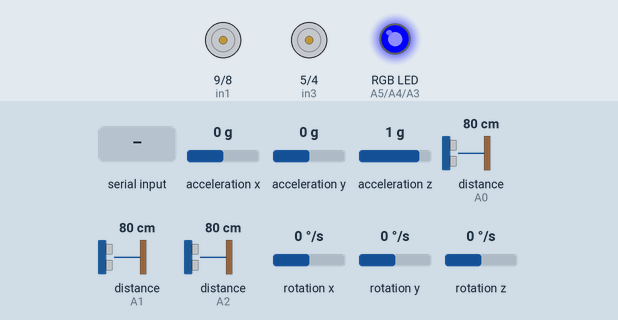
Recording of a sketch running on a simulated Arduino Uno, built with avr-gcc and run on an emulated ATmega328P. On the bench: motor-driver pin pairs drawn as motors (green arrow = first pin HIGH = forward, orange = second pin HIGH = backward, longer = more drive, scaled by the enable pin), an RGB LED mixed from three pins (HIGH = lit). The test bench sets the inputs (shaded band); at power-on: distance to the obstacle (sensors on A0, A1, A2) 80 cm, rotation z 0 °/s, acceleration x 0 g, acceleration y 0 g, acceleration z 1 g, rotation x 0 °/s, rotation y 0 °/s. The echo pulse lasts 58.3 µs per cm; random numbers use the default seed unless the sketch sets one; pins used as bus, display or sensor lines are not drawn; what the sketch prints to the serial monitor is not drawn.

Above: at 5.2 s.
5.3 s: "autonoom:1\n" received over the second serial link
At 5.7 s:
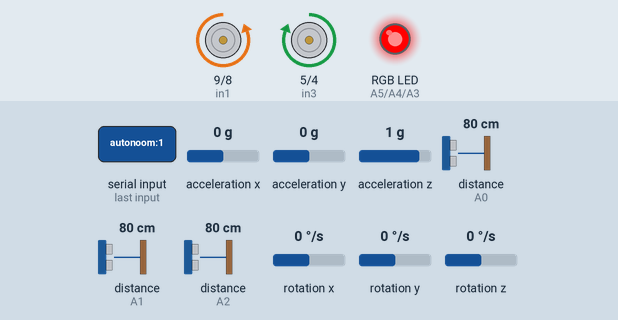
6.8 s: distance to the obstacle (sensor on A0) set to 33 cm
8.3 s: distance to the obstacle (sensor on A0) set to 29 cm
At 9.2 s:
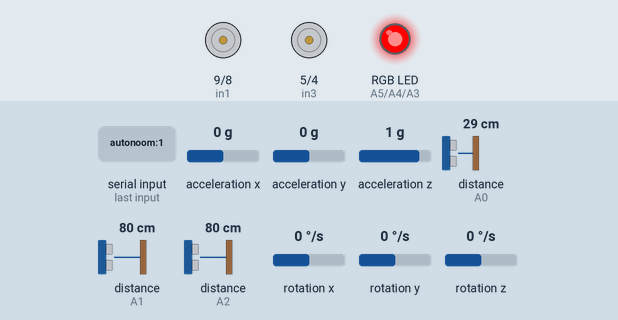
11.3 s: distance to the obstacle (sensor on A1) set to 2 cm
At 12.8 s:
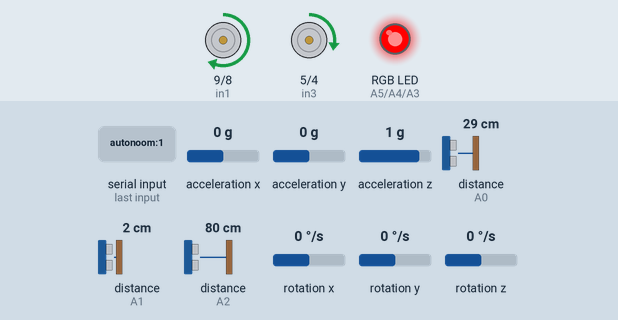
14.3 s: distance to the obstacle (sensor on A2) set to 2 cm
At 16.07 s:
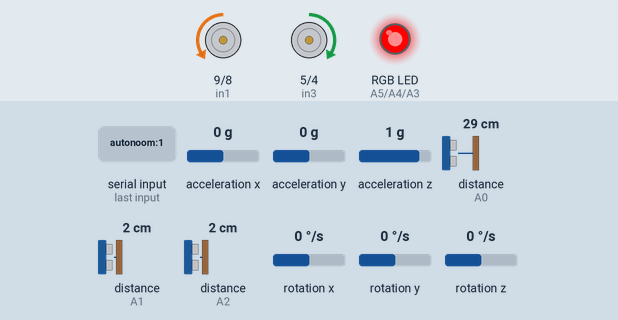
17.3 s: rotation z set to -192 °/s
Timing chart, 0 to 23.9 s (numbered marks = the images above; inputs shaded):
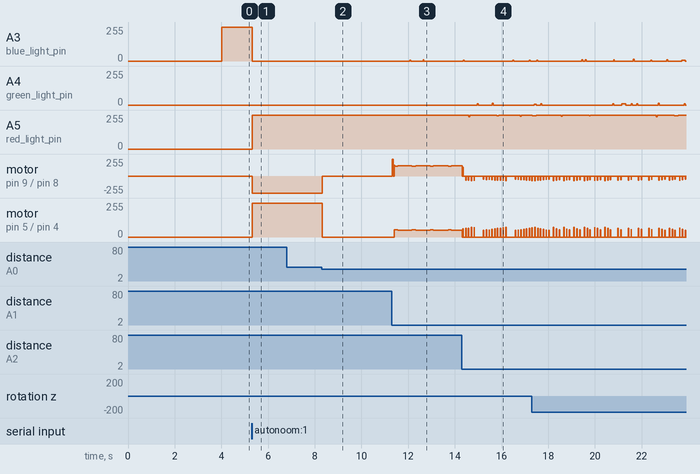

The sketch:

controllermetautonoom.ino
```cpp
#include <SoftwareSerial.h>   //Software Serial Port
#include "motor.h"
#include "ultrasone.h"
#include <Wire.h>
#include <MPU6050.h>
#define RxD 7
#define TxD 6
//#define DEBUG_ENABLED  1
char recvChar;

int cmMiddle;
int cmRight;
int cmLeft;
float yaw = 0;

String snelheidstring;
String inputString = "";
String commandString;// a string to hold incoming data
boolean stringComplete = false;  // whether the string is complete
SoftwareSerial blueToothSerial(RxD, TxD);

int red_light_pin = A5;
int green_light_pin = A4;
int blue_light_pin = A3;
int distance = 30;
bool isAutonom = false;
void setup()
{
  compasssetup();
  setupBlueToothConnection();
  Serial.begin(115200);
  initMotor(true);
  setUltrasone();
  pinMode(RxD, INPUT);
  pinMode(TxD, OUTPUT);
  pinMode(red_light_pin, OUTPUT);
  pinMode(green_light_pin, OUTPUT);
  pinMode(blue_light_pin, OUTPUT);

}

void loop()
{
  getyaw();
  blinkDisco();
   Serial.println(yaw);
  if (isAutonom)
  {

    RGB_color(255, 0, 0);

    cmMiddle = getDistance(1);
    cmLeft = getDistance(2);
    cmRight = getDistance(3);
    //    Serial.print("Middle: ");
    //    Serial.println(cmMiddle);
    //    Serial.print("Right: ");
    //    Serial.println(cmRight);
    //    Serial.print("Left: ");
    //Serial.println(cmLeft);
    forward(255);
    blueToothSerial.print("#forward:");
    blueToothSerial.print(255);
    blueToothSerial.print("%");
    if (cmMiddle < distance) {
      if (cmLeft < cmRight && cmLeft < distance) {
        turnRight(255);
        blueToothSerial.print("#turnRight:");
        blueToothSerial.print(255);
        blueToothSerial.print("%");
      }
      else if (cmRight < cmLeft && cmRight < distance) {
        turnLeft(255);
        blueToothSerial.print("#turnLeft:");
        blueToothSerial.print(255);
        blueToothSerial.print("%");
      } else if (cmRight < distance && cmLeft < distance) {
        checkSpace(100);
        blueToothSerial.print("#turnRight:");
        blueToothSerial.print(255);
        blueToothSerial.print("%");
      } else {
        checkSpace(100);
        blueToothSerial.print("#checkSpace:");
        blueToothSerial.print(255);
        blueToothSerial.print("%");
      }
    } else if (cmRight < distance) {
      forwardLeft(255);
      blueToothSerial.print("#turnForwardLeft:");
      blueToothSerial.print(255);
      blueToothSerial.print("%");
    } else if (cmLeft < distance) {
      forwardRight(255);
      blueToothSerial.print("#turnForwardRight:");
      blueToothSerial.print(255);
      blueToothSerial.print("%");
    }
  } else
  {
    RGB_color(0, 0, 255);

  }

  getCommand();
  receiveInput();
  if (stringComplete)
  {
    Serial.println(inputString);
    stringComplete = false;

    int vooruit = inputVariable(inputString, "forward");

    inputString = "";
  }
}
void receiveInput() {


  if (blueToothSerial.available())
  { //check if there's any data sent from the remote bluetooth shield
    recvChar = blueToothSerial.read();
    inputString += recvChar;
    if (recvChar == '%') {
      stringComplete = true;
    }

    if (commandString == "autonoom") {
      if (inputVariable(inputString, "autonoom") == 1)
      {
        isAutonom = true;
      } else {

        isAutonom = false;
        motorOff();
      }
    }
    if (isAutonom == false)
    {
      if (commandString == "forward") {
        forward(inputVariable(inputString, "forward"));

      } else if (commandString == "backward" ) {
        backwards(inputVariable(inputString, "backward"));

      } else if (commandString == "left" ) {
        turnLeftOnSpot(inputVariable(inputString, "left"));

      } else if (commandString == "right" ) {
        turnRightOnSpot(inputVariable(inputString, "right"));

      } else if (commandString == "stop") {
        motorOff();

      } else if (commandString == "softleft") {
        forwardLeft(inputVariable(inputString, "softleft"));

      } else if (commandString == "softright") {
        forwardRight(inputVariable(inputString, "softright"));

      } else if (commandString == "backleft") {
        backwardLeft(inputVariable(inputString, "backleft"));

      } else if (commandString == "backright") {
        backwardRight(inputVariable(inputString, "backright"));
      }
    }
  }
}
void setupBlueToothConnection()
{
  blueToothSerial.begin(38400);                           // Set BluetoothBee BaudRate to default baud rate 38400
  blueToothSerial.print("\r\n+STWMOD=0\r\n");             // set the bluetooth work in slave mode
  blueToothSerial.print("\r\n+STNA=JOE_BOT\r\n");    // set the bluetooth name as "SeeedBTSlave"
  blueToothSerial.print("\r\n+STOAUT=1\r\n");             // Permit Paired device to connect me
  blueToothSerial.print("\r\n+STAUTO=0\r\n");             // Auto-connection should be forbidden here
  delay(2000);                                            // This delay is required.
  blueToothSerial.print("\r\n+INQ=1\r\n");                // make the slave bluetooth inquirable
  Serial.println("The slave bluetooth is inquirable!");
  delay(2000);                                            // This delay is required.
  blueToothSerial.flush();
}
void RGB_color(int red_light_value, int green_light_value, int blue_light_value)
{
  analogWrite(red_light_pin, red_light_value);
  analogWrite(green_light_pin, green_light_value);
  analogWrite(blue_light_pin, blue_light_value);
}

void checkSpace(int motorSpeed) {
  motorOff();
  if (cmLeft > cmRight) {
    turnLeftOnSpot(motorSpeed);
  } else if (cmRight > cmLeft) {
    turnRightOnSpot(motorSpeed);
  }
}
```

compass.ino
```cpp
unsigned long timer = 0;
float timeStep = 0.01;
const int  buttonPin = 12;

MPU6050 mpu;

unsigned long previousMillis = 0;        // will store last time LED was updated

// constants won't change:
const long interval ;


void compasssetup()
{

  Serial.begin(115200);

  // Initialize MPU6050
  while (!mpu.begin(MPU6050_SCALE_2000DPS, MPU6050_RANGE_2G))
  {
    Serial.println("Could not find a valid MPU6050 sensor, check wiring!");
    delay(500);
  }


  mpu.calibrateGyro();


  mpu.setThreshold(2);
}


float getyaw()
{


  // Output raw


  unsigned long currentMillis = millis();
   if (currentMillis - previousMillis >= (timeStep * 1000) - (millis() - currentMillis)) {
    // save the last time you blinked the LED
    previousMillis = currentMillis;
  Vector norm = mpu.readNormalizeGyro();

  yaw = yaw + norm.ZAxis * timeStep;
  Serial.println(yaw);

}
}
```

motor.cpp
```cpp
#include "motor.h"
#include "Arduino.h"

//pins voor de motor shield:
int enA = 10;
int in1 = 9;
int in2 = 8;
int enB = 11;
int in3 = 5;
int in4 = 4;

void initMotor(bool autonoom){
  if(autonoom == false){
  pinMode(enA, OUTPUT);
  pinMode(enB, OUTPUT);
  pinMode(in1, OUTPUT);
  pinMode(in2, OUTPUT);
  pinMode(in3, OUTPUT);
  pinMode(in4, OUTPUT);
  } else if(autonoom == true){
    in1 = 8;
    in2 = 9;
    in3 = 4;
    in4 = 5;
    pinMode(enA, OUTPUT);
    pinMode(enB, OUTPUT);
    pinMode(in1, OUTPUT);
    pinMode(in2, OUTPUT);
    pinMode(in3, OUTPUT);
    pinMode(in4, OUTPUT);
  }
}

void forward(int motorSpeed){
  digitalWrite(in1, HIGH);
  digitalWrite(in2, LOW);
  digitalWrite(in3, LOW);
  digitalWrite(in4, HIGH);
  analogWrite(enA, motorSpeed);
  analogWrite(enB, motorSpeed);
}

void backwards(int motorSpeed){
  digitalWrite(in1, LOW);
  digitalWrite(in2, HIGH);
  digitalWrite(in3, HIGH);
  digitalWrite(in4, LOW);
  analogWrite(enA, motorSpeed);
  analogWrite(enB, motorSpeed);
}

void turnLeft(int motorSpeed){
  digitalWrite(in1, LOW);
  digitalWrite(in2, LOW);
  digitalWrite(in3, HIGH);
  digitalWrite(in4, LOW);
  analogWrite(enA, motorSpeed);
  analogWrite(enB, motorSpeed);
}

void turnRight(int motorSpeed){
  digitalWrite(in1, LOW);
  digitalWrite(in2, HIGH);
  digitalWrite(in3, LOW);
  digitalWrite(in4, LOW);
  analogWrite(enA, motorSpeed);
  analogWrite(enB, motorSpeed);
}

void forwardLeft(int motorSpeed){
  int slowSpeed = motorSpeed / 5;
  digitalWrite(in1, HIGH);
  digitalWrite(in2, LOW);
  digitalWrite(in3, LOW);
  digitalWrite(in4, HIGH);
  analogWrite(enA, motorSpeed);
  analogWrite(enB, slowSpeed);
}

void backwardLeft(int motorSpeed){
  int slowSpeed = motorSpeed / 5;
  digitalWrite(in1, LOW);
  digitalWrite(in2, HIGH);
  digitalWrite(in3, HIGH);
  digitalWrite(in4, LOW);
  analogWrite(enA, motorSpeed);
  analogWrite(enB, slowSpeed);
}
void backwardRight(int motorSpeed){
  int slowSpeed = motorSpeed / 4;
  digitalWrite(in1, LOW);
  digitalWrite(in2, HIGH);
  digitalWrite(in3, HIGH);
  digitalWrite(in4, LOW);
  analogWrite(enA, slowSpeed);
  analogWrite(enB, motorSpeed);
}
void forwardRight(int motorSpeed){
  int slowSpeed = motorSpeed / 4;
  digitalWrite(in1, HIGH);
  digitalWrite(in2, LOW);
  digitalWrite(in3, LOW);
  digitalWrite(in4, HIGH);
  analogWrite(enA, slowSpeed);
  analogWrite(enB, motorSpeed);
}

void turnLeftOnSpot(int motorSpeed){
  digitalWrite(in1, HIGH);
  digitalWrite(in2, LOW);
  digitalWrite(in3, HIGH);
  digitalWrite(in4, LOW);
  analogWrite(enA, motorSpeed);
  analogWrite(enB, motorSpeed);
}

void turnRightOnSpot(int motorSpeed){
  digitalWrite(in1, LOW);
  digitalWrite(in2, HIGH);
  digitalWrite(in3, LOW);
  digitalWrite(in4, HIGH);
  analogWrite(enA, motorSpeed);
  analogWrite(enB, motorSpeed);
}

void motorOff(){
  digitalWrite(in1, LOW);
  digitalWrite(in2, LOW);
  digitalWrite(in3, LOW);
  digitalWrite(in4, LOW);
  analogWrite(enA, 0);
  analogWrite(enB, 0);
}
```

motor.h
```cpp
#include "Arduino.h"

void motorOff();
void forwardLeft(int motorSpeed);
void forwardRight(int motorSpeed);
void initMotor(bool autonoom);
void forward(int motorSpeed);
void backwards(int motorSpeed);
void turnLeft(int motorSpeed);
void turnRight(int motorSpeed);
void turnRightOnSpot(int motorSpeed);
void turnLeftOnSpot(int motorSpeed);
void backwardLeft(int motorSpeed);
void backwardRight(int motorSpeed);
```

protocol.ino
```cpp
int inputVariable(String input, String what)
{
  Serial.println(commandString);
  if (commandString.equals(what))
  {
    int dblpointIndex = inputString.indexOf(':');
    String snelheidstring = inputString.substring(dblpointIndex + 1);


      if (waardeSnelheid() <= 255 && waardeSnelheid() >= 0)
      {
        return waardeSnelheid();
      }

  }
}


void getCommand()
{
  if (inputString.length() > 0)
  {

    int beginPoint = inputString.indexOf("#");

    int dblpointIndex = inputString.indexOf(':');
    commandString = inputString.substring(beginPoint + 1, dblpointIndex);


  }
}


int waardeSnelheid()
{
  int dblpointIndex = inputString.indexOf(':');
  int snelheid = inputString.substring(dblpointIndex + 1, inputString.length() - 1).toInt();
  return snelheid;
}


boolean isValidNumber(String input) {

  boolean isNum = false;
  for (byte i = 0; i < input.length(); i++)
  {
    isNum = isDigit(input.charAt(i)) || input.charAt(i) == '+' || input.charAt(i) == '.' || input.charAt(i) == '-';
    if (!isNum) return false;
  }
  return isNum;
}
```

truckjes.ino
```cpp
void blinkDisco()
{
  int ledState = LOW;


  unsigned long previousMillis = 0;

  // constants won't change:
  const long interval = 10000;


  unsigned long currentMillis = millis();

 if (currentMillis - previousMillis >= interval) {
    // save the last time you blinked the LED
    previousMillis = currentMillis;

    // if the LED is off turn it on and vice-versa:
        previousMillis = currentMillis;


    int  redValue = random(256);
    int greenValue = random(256);
    int blueValue = random(256);


    // set the LED with the ledState of the variable:
    RGB_color(redValue, greenValue, blueValue);
  }
}
```

ultrasone.cpp
```cpp
#include "Arduino.h"
#include "ultrasone.h"

// ultrasone sensor middle 1
int trigMiddle = 12;
#define echoMiddle A0
// ultrasone sensor left 2
int trigLeft = 2;
#define echoLeft A1
// ultrasone sensor right 3
int trigRight = 3;
#define echoRight A2
long lecture_echo;
long cm;

void setUltrasone() {
  //middle
  pinMode(trigMiddle, OUTPUT);
  digitalWrite(trigMiddle, LOW);
  pinMode(echoMiddle, INPUT);
  //left
  pinMode(trigLeft, OUTPUT);
  digitalWrite(trigLeft, LOW);
  pinMode(echoLeft, INPUT);
  //right
  pinMode(trigRight, OUTPUT);
  digitalWrite(trigRight, LOW);
  pinMode(echoRight, INPUT);
}

int getDistance(int servoName) {
  int trigger = trigMiddle;
  int echo = echoMiddle;
  switch (servoName) {
    case 1:
      trigger = trigMiddle;
      echo = echoMiddle;
      break;
    case 2:
      trigger = trigLeft;
      echo = echoLeft;
      break;
    case 3:
      trigger = trigRight;
      echo = echoRight;
      break;
  }
  digitalWrite(trigger, HIGH);
  delayMicroseconds(10);
  digitalWrite(trigger, LOW);
  lecture_echo = pulseIn(echo, HIGH);
  cm = lecture_echo / 58;
  return cm;
}
```

ultrasone.h
```cpp
#include "Arduino.h"

void setUltrasone();
int getDistance(int servoName);
```

Measured:
- the behaviour switches between 30 and 29 cm on distance to the obstacle (sensor on A0) (found by bisection; images 1 and 2)
- after the input at 5.3 s, A3 (blue_light_pin): 255/255 → 0/255 at once; A5 (red_light_pin): 0/255 → 255/255 at once; motor on pin 9 (in1) / pin 8 (in2): stopped → backward 255/255 at once; motor on pin 5 (in3) / pin 4 (in4): stopped → forward 255/255 at once
- after the input at 8.3 s, motor on pin 9 (in1) / pin 8 (in2): backward 255/255 → stopped at once; motor on pin 5 (in3) / pin 4 (in4): forward 255/255 → stopped at once
- after the input at 11.3 s, motor on pin 5 (in3) / pin 4 (in4): stopped → forward 55/255 after 0.10 s, → forward 49/255 0.16 s later, → forward 55/255 0.60 s later, → forward 49/255 0.16 s later, … (8 changes in this stretch)
